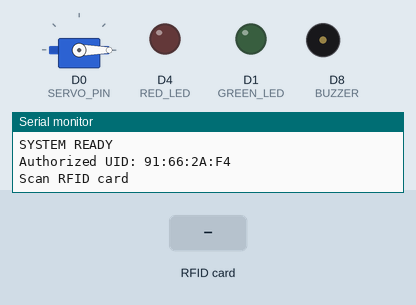
Recording of a sketch running on a simulated ESP8266 (NodeMCU). Parts: servo, output pins drawn as LEDs (lit = HIGH), buzzer (waves = sounding, pin HIGH), the last lines printed to the serial monitor. The inputs (shaded band) are chosen by the test bench. WiFi joins after 1.5 s; servers stay silent unless stated.

Above: at 3.0 s.
3.1 s: RFID card 91 66 2A F4 held to the reader
At 4.0 s:
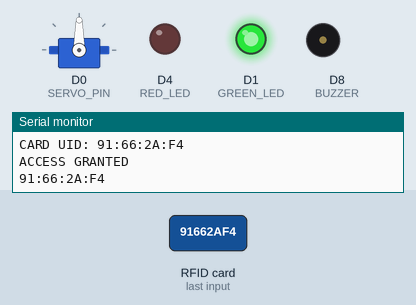
Timing chart, 0 to 9.7 s (numbered marks = the images above; inputs shaded):
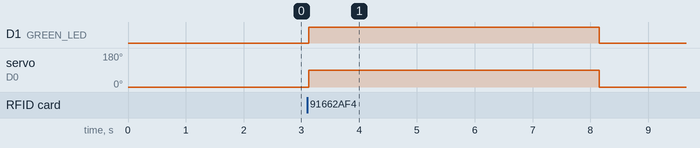

The sketch:

alarm.3.ino
```cpp
/****************************************************
   SMART RFID DOOR SECURITY SYSTEM
   NodeMCU ESP8266 + RC522 + Servo + Blynk
   Green LED + Red LED + Buzzer
   Authorized UID: 91:66:2A:F4
****************************************************/

#define BLYNK_TEMPLATE_ID "YOUR_TEMPLATE_ID"
#define BLYNK_TEMPLATE_NAME "Smart door"
#define BLYNK_AUTH_TOKEN "YOUR_NEW_AUTH_TOKEN"

#include <ESP8266WiFi.h>
#include <BlynkSimpleEsp8266.h>
#include <SPI.h>
#include <MFRC522.h>
#include <Servo.h>

// Wi-Fi credentials
char ssid[] = "YOUR_WIFI_NAME";
char pass[] = "YOUR_WIFI_PASSWORD";

// RFID pins
#define SS_PIN  D2
#define RST_PIN D3
MFRC522 rfid(SS_PIN, RST_PIN);

// Servo
#define SERVO_PIN D0
#define LOCK_POSITION 0
#define UNLOCK_POSITION 90
Servo doorServo;

// LED and buzzer pins
#define GREEN_LED D1
#define RED_LED   D4
#define BUZZER    D8

// Authorized RFID UID
byte authorizedUID[] = {0x91, 0x66, 0x2A, 0xF4};
const byte authorizedUIDSize = 4;

// State and timers
BlynkTimer timer;

bool doorUnlocked = false;
bool deniedAlarm = false;

unsigned long unlockStartTime = 0;
unsigned long deniedStartTime = 0;
unsigned long lastCardTime = 0;

const unsigned long UNLOCK_TIME = 5000;
const unsigned long DENIED_TIME = 2000;
const unsigned long CARD_COOLDOWN = 1500;

// Convert UID to string
String getUID() {
  String uid = "";

  for (byte i = 0; i < rfid.uid.size; i++) {
    if (rfid.uid.uidByte[i] < 0x10) {
      uid += "0";
    }

    uid += String(rfid.uid.uidByte[i], HEX);

    if (i < rfid.uid.size - 1) {
      uid += ":";
    }
  }

  uid.toUpperCase();
  return uid;
}

// Check authorized card
bool isAuthorizedCard() {
  if (rfid.uid.size != authorizedUIDSize) {
    return false;
  }

  for (byte i = 0; i < authorizedUIDSize; i++) {
    if (rfid.uid.uidByte[i] != authorizedUID[i]) {
      return false;
    }
  }

  return true;
}

// Lock the door
void lockDoor() {
  doorServo.write(LOCK_POSITION);

  digitalWrite(GREEN_LED, LOW);
  digitalWrite(RED_LED, LOW);
  digitalWrite(BUZZER, LOW);

  doorUnlocked = false;

  Blynk.virtualWrite(V0, "SECURE");
  Blynk.virtualWrite(V2, "LOCKED");

  Serial.println("DOOR LOCKED");
}

// Authorized access
void unlockDoor(String uid) {
  Serial.println("ACCESS GRANTED");
  Serial.println(uid);

  digitalWrite(GREEN_LED, HIGH);
  digitalWrite(RED_LED, LOW);
  digitalWrite(BUZZER, LOW);

  doorServo.write(UNLOCK_POSITION);

  doorUnlocked = true;
  unlockStartTime = millis();

  Blynk.virtualWrite(V0, "ACCESS GRANTED");
  Blynk.virtualWrite(V1, uid);
  Blynk.virtualWrite(V2, "UNLOCKED");

  Blynk.logEvent(
    "access_granted",
    String("Authorized RFID detected: ") + uid
  );
}

// Unauthorized access
void accessDenied(String uid) {
  Serial.println("ACCESS DENIED");
  Serial.println(uid);

  doorServo.write(LOCK_POSITION);

  digitalWrite(GREEN_LED, LOW);
  digitalWrite(RED_LED, HIGH);
  digitalWrite(BUZZER, HIGH);

  doorUnlocked = false;
  deniedAlarm = true;
  deniedStartTime = millis();

  Blynk.virtualWrite(V0, "ACCESS DENIED");
  Blynk.virtualWrite(V1, uid);
  Blynk.virtualWrite(V2, "LOCKED");

  Blynk.logEvent(
    "access_denied",
    String("Unauthorized RFID detected: ") + uid
  );
}

// Scan RFID
void checkRFID() {
  if (deniedAlarm || doorUnlocked) {
    return;
  }

  if (!rfid.PICC_IsNewCardPresent()) {
    return;
  }

  if (!rfid.PICC_ReadCardSerial()) {
    return;
  }

  if (millis() - lastCardTime < CARD_COOLDOWN) {
    rfid.PICC_HaltA();
    rfid.PCD_StopCrypto1();
    return;
  }

  lastCardTime = millis();

  String uid = getUID();

  Serial.print("CARD UID: ");
  Serial.println(uid);

  Blynk.virtualWrite(V1, uid);

  if (isAuthorizedCard()) {
    unlockDoor(uid);
  } else {
    accessDenied(uid);
  }

  rfid.PICC_HaltA();
  rfid.PCD_StopCrypto1();
}

// Auto-lock after 5 seconds
void handleDoorTimer() {
  if (doorUnlocked &&
      millis() - unlockStartTime >= UNLOCK_TIME) {
    Serial.println("Auto-locking door");
    lockDoor();
  }
}

// Stop alarm after 2 seconds
void handleAlarmTimer() {
  if (deniedAlarm &&
      millis() - deniedStartTime >= DENIED_TIME) {
    digitalWrite(RED_LED, LOW);
    digitalWrite(BUZZER, LOW);

    deniedAlarm = false;

    Blynk.virtualWrite(V0, "SECURE");

    Serial.println("Alarm stopped. Door remains locked.");
  }
}

// Setup
void setup() {
  Serial.begin(115200);

  pinMode(GREEN_LED, OUTPUT);
  pinMode(RED_LED, OUTPUT);
  pinMode(BUZZER, OUTPUT);

  digitalWrite(GREEN_LED, LOW);
  digitalWrite(RED_LED, LOW);
  digitalWrite(BUZZER, LOW);

  doorServo.attach(SERVO_PIN);
  doorServo.write(LOCK_POSITION);

  SPI.begin();
  rfid.PCD_Init();

  Serial.println("Connecting to Blynk...");

  Blynk.begin(BLYNK_AUTH_TOKEN, ssid, pass);

  Blynk.virtualWrite(V0, "SECURE");
  Blynk.virtualWrite(V1, "WAITING FOR RFID");
  Blynk.virtualWrite(V2, "LOCKED");

  timer.setInterval(100L, handleDoorTimer);
  timer.setInterval(100L, handleAlarmTimer);

  Serial.println("SYSTEM READY");
  Serial.println("Authorized UID: 91:66:2A:F4");
  Serial.println("Scan RFID card");
}

// Main loop
void loop() {
  Blynk.run();
  timer.run();
  checkRFID();
}
```

Measured:
- after the input at 3.1 s, D1 (GREEN_LED): LOW → HIGH at once, → LOW 5.0 s later; servo on D0 (SERVO_PIN): 0° → 90° at once, → 0° 5.0 s later
